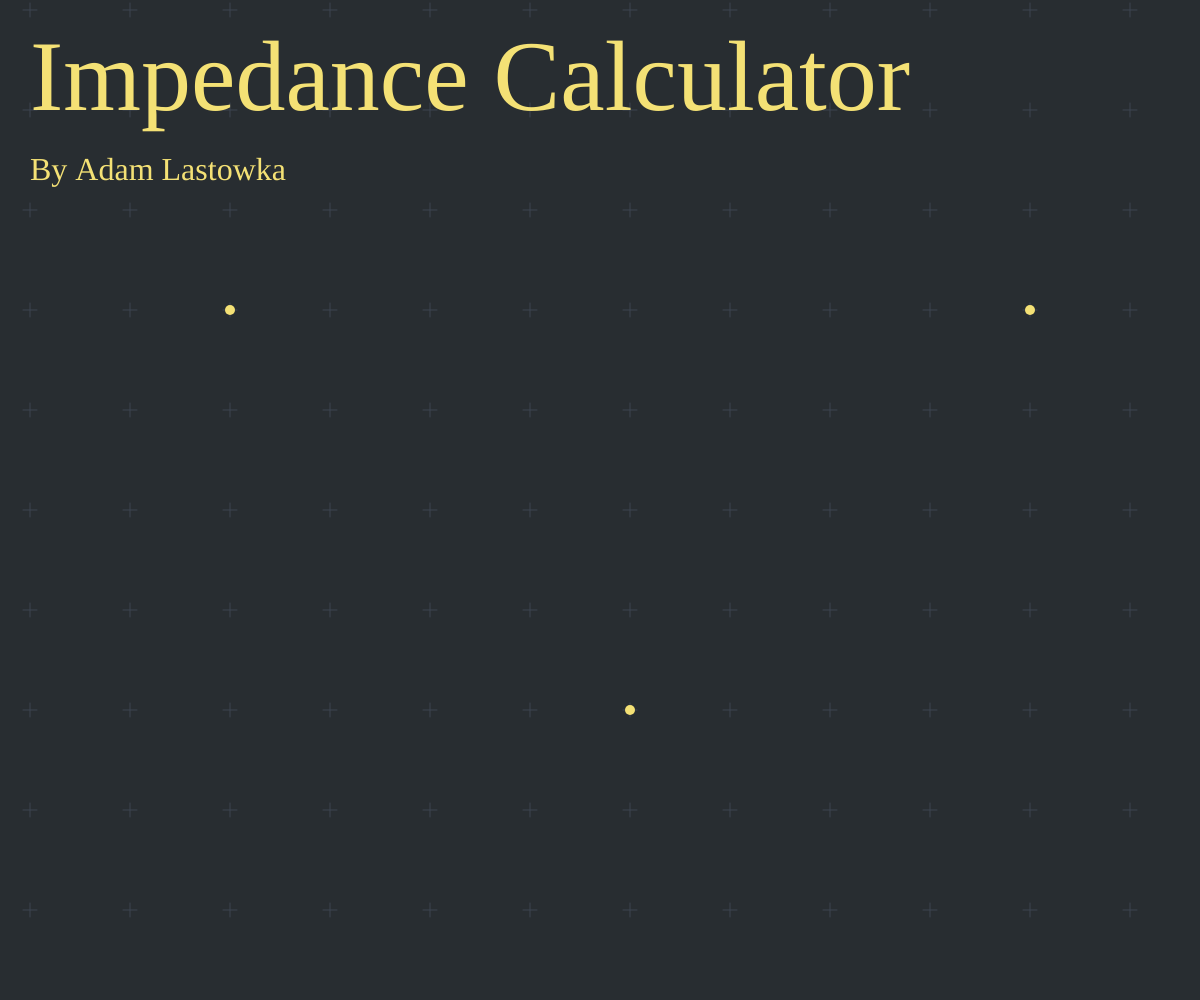
Frame 1 (no input)
Frame 60 (no input): identical to frame 1, image omitted
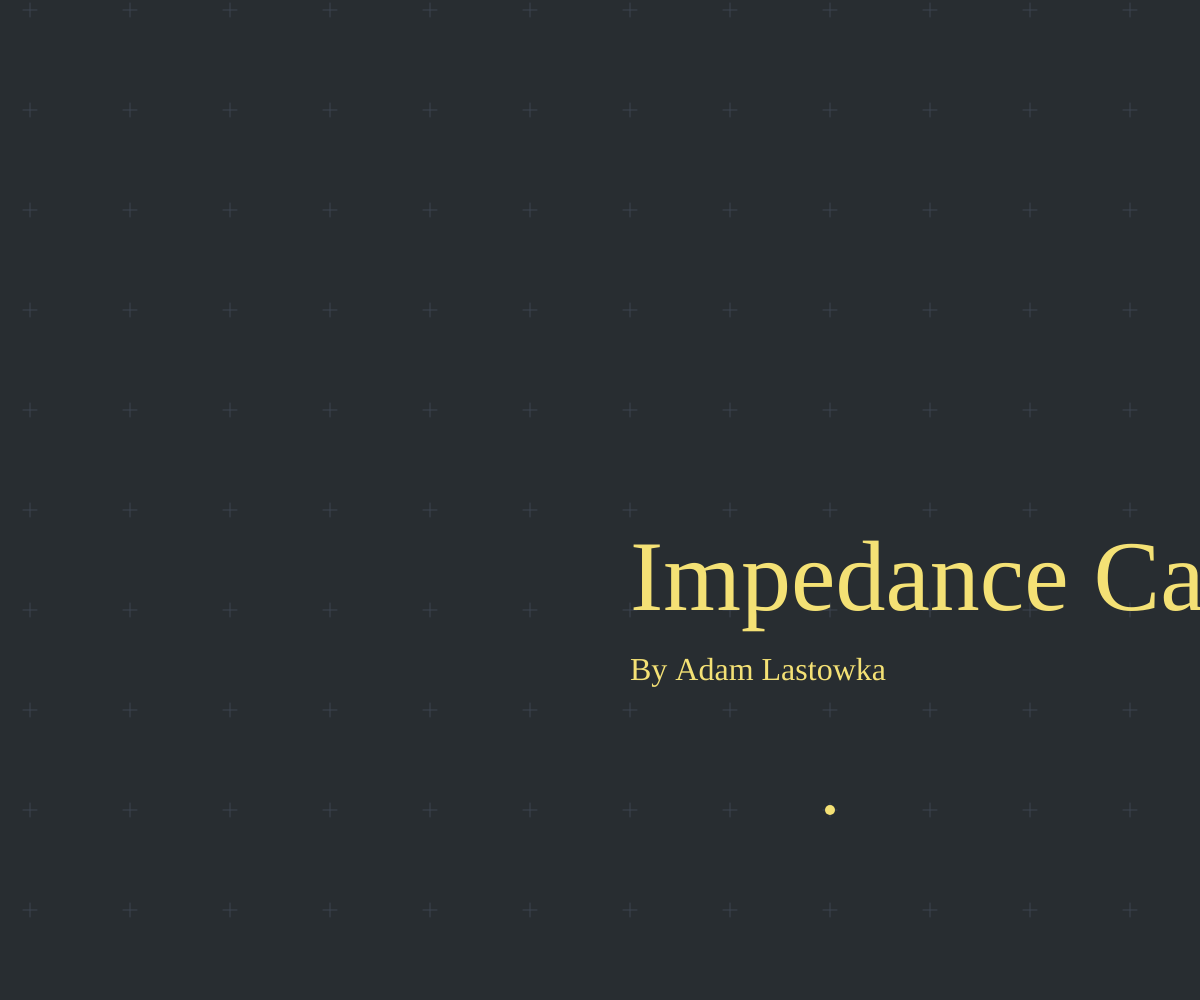
Frame 120 (the mouse pressed at the canvas centre since frame 60)

The p5.js sketch that drew these frames (run headless with seeded random() and noise() and a simulated clock; from frame 60 on, the mouse is pressed at the canvas centre):

// p5.js sketch
// ── sketch.js

"use strict";

var mouse;
var mynetwork;
var electron;

function preload() {
}

function setup() {
	createCanvas(windowWidth, windowHeight);
	document.body.style.overflow = 'hidden';
	mynetwork = new Network();
	electron = color(244, 225, 117);
	
	let ZA = new Cpl(1, 1);
	let ZB = new Cpl(1, 2);
	let mat = [[c_zero(), ZA, ZB],
				[ZA, c_zero(), c_infty()],
				[ZB, c_infty(), c_zero()]]
	get_equivalent_impedance(mat, 1, 2).print_self();
}

function set_canvas() {
	mouse = CCAM.screenToMouseSnap(mouseX, mouseY);
	CCAM.update();
	CCAM.apply();

	textFont('Atkinson Hyperlegible');
	background(40, 45, 49);
	CCAM.drawGrid();
	fill(electron);
	noStroke();
	textSize(100);
	text("Impedance Calculator", 0, 0);
	textSize(32);
	text("By Adam Lastowka", 0, 70);
}

function unset_canvas() {
	CCAM.unapply();
}

function draw() {
	set_canvas();
	
	mynetwork.update();
	mynetwork.display();

	//get_equivalent_impedance(mynetwork.get_graph(1), mynetwork.V_IN, mynetwork.V_OUT).print_self();
	
	//for(let i = 0; i < 100; i++)
	//print(abs(mynetwork.get_gain(i)));
	//print(mynetwork.get_graph(1));
	unset_canvas();
}

function windowResized() {
	resizeCanvas(windowWidth, windowHeight);
 }
// ── Cam.js

"use strict";

// Short for "mouse input mode"
// Changes based on current "action" being done in editor
var MIM = "CCAM";
function keyTyped() {
    if(["n", "w", "r", "c", "l"].includes(key.toLowerCase())) {
        MIM = key.toUpperCase();
    }
}
function keyPressed() {
    if(keyCode == ESCAPE) MIM = "CCAM";
}

// Camera object for p5.js apps
// Be sure to load this script AFTER p5.js loads
// TODO: center zoom on mouse
// TODO: mobile support
var CCAM = {
    x : 30.0,
    y : 110.0,
    pmp : false,
    zoom : 1.0,
    update: function() {
        if(mouseIsPressed && MIM == "CCAM") {
            this.x += (mouseX - pmouseX)/this.zoom;
            this.y += (mouseY - pmouseY)/this.zoom;
        }
    },
    apply: function() {
        push();
        translate(width/2, height/2);
        scale(this.zoom);
        translate(this.x - width/2, this.y - height/2);
    },
    unapply: function() {
        pop();
    },
    screenToMouse: function(cnvx, cnvy) {
        return {x: (cnvx - width/2)/this.zoom - this.x + width/2,
                y: (cnvy - height/2)/this.zoom - this.y + height/2};
    },
    // returns the mousecoords, but snapped to the grid shown in drawGrid()
    screenToMouseSnap: function(cnvx, cnvy) {
        var spc = 100/(2 ** round(Math.log(this.zoom)/Math.log(2)));
        return {x: round(((cnvx - width/2)/this.zoom - this.x + width/2)/spc)*spc,
                y: round(((cnvy - height/2)/this.zoom - this.y + height/2)/spc)*spc};
    },
    drawGrid: function() {
        var spc = 100/(2 ** round(Math.log(this.zoom)/Math.log(2)));
        var r = 7/this.zoom;
        var LU = this.screenToMouse(0, 0);
        var RD = this.screenToMouse(width, height);
        stroke(60, 68, 81);
        strokeWeight(1/this.zoom);
        
        for(var x = round(LU.x/spc)*spc - spc; x < round(RD.x/spc)*spc + spc; x+= spc)
        for(var y = round(LU.y/spc)*spc - spc; y < round(RD.y/spc)*spc + spc; y+= spc) {
            line(x - r, y, x + r, y);
            line(x, y - r, x, y + r);
        }
        strokeWeight(1);
    }
}

function mouseWheel(event) {
    var k = event.delta;
    while(abs(k) > 0){
        if(k > 0) {
            CCAM.zoom /= 1.1;
            k -= 100;
        } else if(k < 0) {
            CCAM.zoom *= 1.1;
            k += 100;
        }
    }
}
// ── adam_math.js
// @author Adam

// Complex Numbers
class Cpl {
    constructor(a, b) {
        this.re = a;
        this.im = b;
    }
    print_self() {
        print(this.get_str());
    }
    get_str() {
        return "(" + this.re + " + " + this.im + "j" + ")";
    }
}
function c_one() {
    return new Cpl(1.0, 0.0);
}
function c_i() {
    return new Cpl(0.0, 1.0);
}
function c_infty() {
    return new Cpl(Infinity, 0.0);
}
function c_zero() {
    return new Cpl(0.0, 0.0);
}
function c_small() {
    return new Cpl(0.00000001, 0.0);
}
function ciszero(z) {
    return z.re===0 && z.im===0;
}
function cmod(x) {
    return sqrt(x.re*x.re+x.im*x.im)
}
function cabs(z) {
    return mod(z);
}
function carg(z) {
    return atan2(z.im, z.re);
}
function cmult(z, a) {
    return new Cpl(z.re*a, z.im*a);
}
function cdiv(z, a) {
    return new Cpl(z.re/a, z.im/a);
}
function cmult(a, b) {
    if(a.re === Infinity || b.re === Infinity) return c_infty();
    return new Cpl(a.re*b.re - a.im*b.im, a.re*b.im + a.im*b.re);
}
function cdiv(a, b) {
    if(b.re === Infinity) return c_zero();
    let r2 = 1.0/(b.re*b.re + b.im*b.im);
    return new Cpl(r2*(a.re*b.re+a.im*b.im), r2*(a.im*b.re - a.re*b.im));
}
function cadd(a, b) {
    return new Cpl(a.re + b.re, a.im + b.im);
}
function csub(a, b) {
    return new Cpl(a.re - b.re, a.im - b.im);
}
function cexp(z) {
    let r = exp(z.re);
    return new Cpl(r*cos(z.im), r*sin(z.im));
}
function cconj(z) {
    return new Cpl(z.re, -z.im);
}
function cpow(z, n) {
    let r = pow(mod(z), n);
    let phi = arg(z);
    return new Cpl(r*cos(n*phi), r*sin(n*phi));
}
// Circuit wrappers
function resistance(value) {
    return new Cpl(value, 0);
}
function reactance(value) {
    return new Cpl(0, value);
}

function Z_capacitor(w, C) {
    return reactance(-1.0/(w*C));
}
function Z_inductor(w, L) {
    return reactance(w*L);
}
function Z_resistor(w, R) {
    return resistance(R);
}
function Z_wire() {
    return c_small();
}
function Z_open() {
    return c_infty();
}
function parallel(Z_a, Z_b) {
    if(Z_a.re === Infinity) return Z_b;
    if(Z_b.re === Infinity) return Z_a;
    if(ciszero(Z_a) || ciszero(Z_b)) return c_zero();
    return cdiv(cmult(Z_a, Z_b), cadd(Z_a, Z_b));
}
function series(Z_a, Z_b) {
    if(Z_a.re === Infinity || Z_b.re === Infinity) return c_infty();
    return cadd(Z_a, Z_b);
}

// Matrices

function star_mesh_reduce(matrix, index) {
    let Z_inv_total = c_zero();
    let zero_node = -1;
    for(let i = 0; i < matrix.length; i++) {
        if(ciszero(matrix[i][index])) {
            i = zero_node = i;
        } else if(i != index) {
            Z_inv_total = cadd(Z_inv_total, cdiv(c_one(), matrix[i][index]));
        }
    }
    let matrix_out = [...Array(matrix.length)].map(e => Array(matrix.length).fill(Z_open()));
    for(let i = 0; i < matrix_out.length; i++) {
        if(i != index) {
            for(let j = 0; j < i; j++) {
                if(j != index) {
                    if(zero_node == i) {
                        matrix_out[i][j] = parallel(matrix[index][j], matrix[i][j]);
                    } else if(zero_node == j) {
                        matrix_out[i][j] = parallel(matrix[i][index], matrix[i][j]);
                    } else {
                        matrix_out[i][j] = parallel(cmult(cmult(matrix[j][index], matrix[i][index]), Z_inv_total), matrix[i][j]);
                    }
                    matrix_out[j][i] = matrix_out[i][j];
                }
            }
            matrix_out[i][i] = c_zero();
        }
    }
    return matrix_out;
}

function get_equivalent_impedance(matrix, node_A, node_B) {
    for(let k = 0; k < matrix.length; k++) {
        if(k != node_A && k != node_B)
            matrix = star_mesh_reduce(matrix, k);
    }
    return matrix[node_A][node_B];
}

function print_matrix(m) {
    print("MATRIX:")
    print("======================");
    for(let i = 0; i < m.length; i++) {
        let s = "";
        for(let j = 0; j < m[i].length; j++) {
            s += m[i][j].get_str() + " ";
        }
        print(s);
    }
    print("======================");
}
// ── network.js
// Just a point in space.
class Node {
    constructor(x_pos, y_pos) {
        this.x = x_pos;
        this.y = y_pos;
    }
    display() {
        ellipse(this.x, this.y, 10, 10);
    }
}

// Supports:
//      -Resistors  (R)
//      -Capacitors (C)
//      -Inductors  (L)
//      -Wires      (W)
//
// Could be easily set up to handle other linear impedances.
//
class Edge {
    // Can be "R", "W", "C", "L"
    constructor(id_i, id_j, component_type, component_value) {
        this.i = id_i;
        this.j = id_j;
        this.type = component_type;
        this.value = component_value;
    }
    get_impedance(w) {
        switch(this.type) {
            case "R":
                return Z_resistor(w, this.value);
            case "L":
                return Z_inductor(w, this.value);
            case "C":
                return Z_capacitor(w, this.value);
            case "W":
                return Z_wire();
            default:
                break;
        }
    }
    display(nodelist) {
        let x1 = nodelist[this.i].x;
        let y1 = nodelist[this.i].y;
        let x2 = nodelist[this.j].x;
        let y2 = nodelist[this.j].y;
        line(x1, y1, x2, y2); // TODO: prettier
        text(this.type + "=" + this.value, (x1+x2)/2.0, (y1+y2)/2.0);
    }
}

// Strictly for GUI. Fancy algos / number crunching should be done *outside* of this class.
class Network {
    constructor() {
        //            GROUND              V_IN                V_OUT
        this.nodes = [new Node(600, 600), new Node(200, 200), new Node(1000, 200)];
        this.GROUND = 0;
        this.V_IN = 1;
        this.V_OUT = 2;
        
        this.edges = [];
        this.p_mp = false; //pmousepressed

        this.edge_gui_phase = "first";
        this.edge_gui_memory = 0;
    }
    // Returns the impedance (adjecancy) matrix for the nodes in this circuit as a list of complex numbers
    // Requires a specific angular frequency as input!
    get_graph(w) {
        let matrix = [...Array(this.nodes.length)].map(e => Array(this.nodes.length).fill(Z_open()));
        for(let e of this.edges) {
            matrix[e.i][e.j] = e.get_impedance(w);
            matrix[e.j][e.i] = matrix[e.i][e.j];
        }
        return matrix;
    }

    get_gain(w) {
        let mat = this.get_graph(w);
        let Z_in = get_equivalent_impedance(mat, this.V_IN, this.GROUND);
        mat[this.GROUND][this.V_IN] = c_small();
        mat[this.V_IN][this.GROUND] = c_small();
        let Z_out = get_equivalent_impedance(mat, this.V_IN, this.V_OUT);
        let gain = cdiv(Z_out, Z_in);
        return gain;
    }
    // Updates GUI / drawing / circuit construction
    update() {
        let mouse_clicked = false;
        mouse_clicked = this.p_mp && !mouseIsPressed;
        this.p_mp = mouseIsPressed;
        if(MIM == "N") {
            ellipse(mouse.x, mouse.y, 10, 10);
            if(mouse_clicked) {
                this.nodes.push(new Node(mouse.x, mouse.y));
            }
        } else if(MIM == "W" || MIM == "R" || MIM == "C" || MIM == "L") {
            // handle all edge construction in the same spot
            if(this.edge_gui_phase == "first") {
                let k = this.get_nearest_node();
                noFill();
                stroke(electron);
                ellipse(this.nodes[k].x, this.nodes[k].y, 30, 30);
                if(mouse_clicked) {
                    this.edge_gui_memory = k;
                    this.edge_gui_phase = "second";
                }
            } else if(this.edge_gui_phase == "second") {
                let k = this.get_nearest_node(this.edge_gui_memory);
                noFill();
                stroke(electron);
                ellipse(this.nodes[k].x, this.nodes[k].y, 30, 30);
                ellipse(this.nodes[this.edge_gui_memory].x, this.nodes[this.edge_gui_memory].y, 30, 30);
                line(this.nodes[k].x, this.nodes[k].y, this.nodes[this.edge_gui_memory].x, this.nodes[this.edge_gui_memory].y);
                if(mouse_clicked) {
                    this.add_edge(k, this.edge_gui_memory, MIM);
                    this.edge_gui_memory = -1;
                    this.edge_gui_phase = "first";
                }
            }
        } else {
            this.edge_gui_memory = -1;
            this.edge_gui_phase = "first";
        }
        
    }
    add_edge(i, j, type) {
        let e = new Edge(i, j, type, 1.0); // TODO: value editing
        this.edges.push(e);
    }
    // returns id of node nearest to mouse
    // optional argument lets you exclude a specific node from the candidates
    // returns -1 if no nodes
    get_nearest_node(ignore_id=-1) {
        let min_dist = 1000000000;
        let best_id = -1;
        for(let i = 0; i < this.nodes.length; i++) {
            let n = this.nodes[i];
            let dist = (mouse.x-n.x)*(mouse.x-n.x)+(mouse.y-n.y)*(mouse.y-n.y);
            if(dist < min_dist && ignore_id != i) {
                min_dist = dist;
                best_id = i;
            }
        }
        return best_id;
    }
    display() {
        fill(electron);
        noStroke();
        for(let n of this.nodes) {
            n.display();
        }
        stroke(electron);
        for(let e of this.edges) {
            e.display(this.nodes);
        }
    }
}
